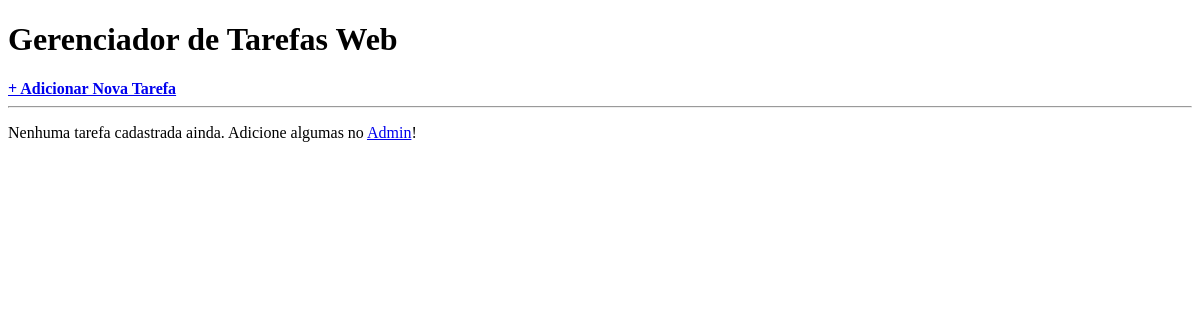
Page /tarefas/ on the earlier database version.
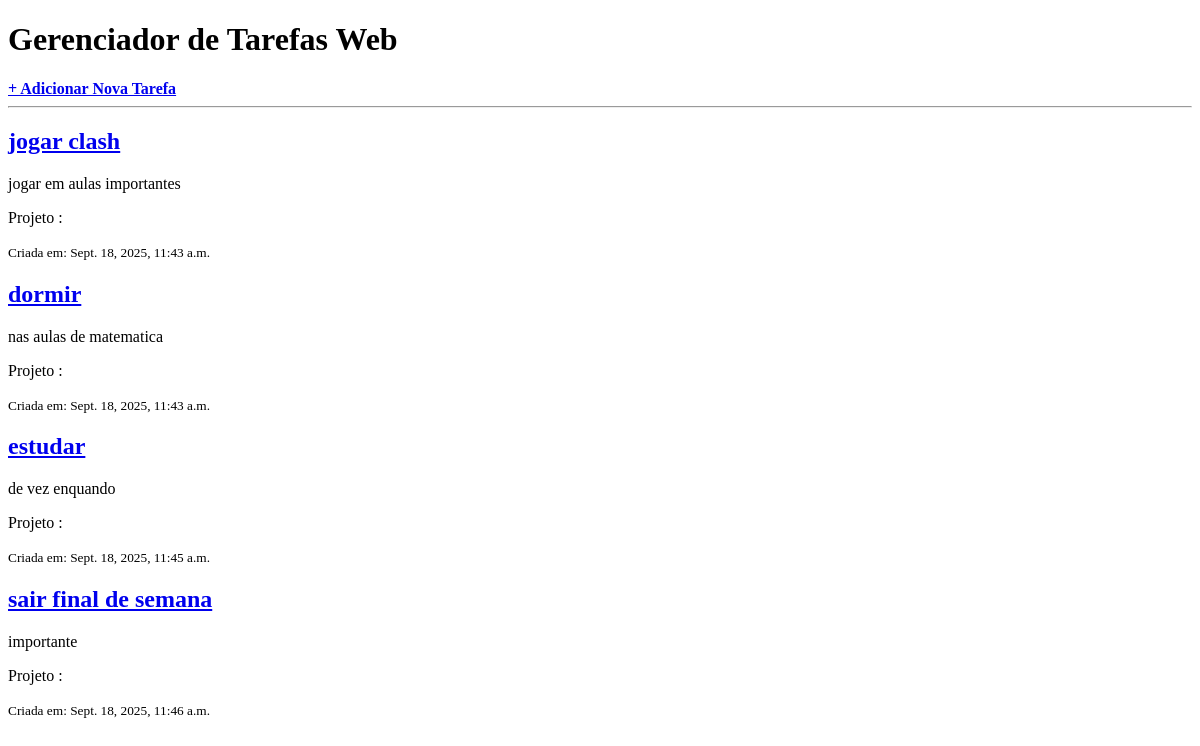
Same page on the later database version.
### tarefas/models.py (models this page shows, shortened)
class Tarefa (models.Model):
    titulo = models.CharField(max_length = 200)
    descricao = models.TextField(blank = True, null = True)
    data_criacao = models.DateTimeField(auto_now_add = True)
    concluida = models.BooleanField(default= False)
    projeto = models.ForeignKey(Projeto, on_delete=models.CASCADE , null= True , blank= True)

### tarefas/views.py (the view)
# urls.py: path('', views.listar_tarefas, name ='listar_tarefas') # seria /tarefas/
def listar_tarefas(request):
    tarefas_salvas = Tarefa.objects.all()
    contexto = {
        'minhas_tarefas': tarefas_salvas
    }
    return render(request, 'tarefas/lista.html', contexto)

### tarefas/templates/tarefas/lista.html (shortened to what this page needs)
<!DOCTYPE html>
<html lang="pt-br">
<head>
    {% load static %}
    <link rel="stylesheet" href="{% static 'lista/lista.css' %}">
</head>
<body>
    <h1>Gerenciador de Tarefas Web</h1>
    <a href="{% url 'adicionar_tarefa' %}"><strong>+ Adicionar Nova Tarefa</strong></a>
    <hr>
    {% for tarefa in minhas_tarefas %}
        <div class="tarefa {% if tarefa.concluida %}concluida{% endif %}">
            <h2><a href="{% url 'detalhe_tarefa' tarefa.id %}">{{ tarefa.titulo }}</a></h2>
            <p>{{ tarefa.descricao }}</p>
            <p>Projeto :{{tarefa.projeto.nome}}</p>
            <small>Criada em: {{ tarefa.data_criacao }}</small>
        </div>
    {% empty %}
        <p>Nenhuma tarefa cadastrada ainda. Adicione algumas no <a href="/admin/">Admin</a>!</p>
    {% endfor %}
</body>
</html>

Differences in the rows shown:
added Tarefa: titulo "jogar clash", descricao "jogar em aulas importantes", data_criacao "Sept. 18, 2025, 11:43 a.m."
added Tarefa: titulo "dormir", descricao "nas aulas de matematica", data_criacao "Sept. 18, 2025, 11:43 a.m."
added Tarefa: titulo "estudar", descricao "de vez enquando", data_criacao "Sept. 18, 2025, 11:45 a.m."
added Tarefa: titulo "sair final de semana", descricao "importante", data_criacao "Sept. 18, 2025, 11:46 a.m."
Other differences:
text no longer shown: "Nenhuma tarefa cadastrada ainda. Adicione algumas no Admin !"
